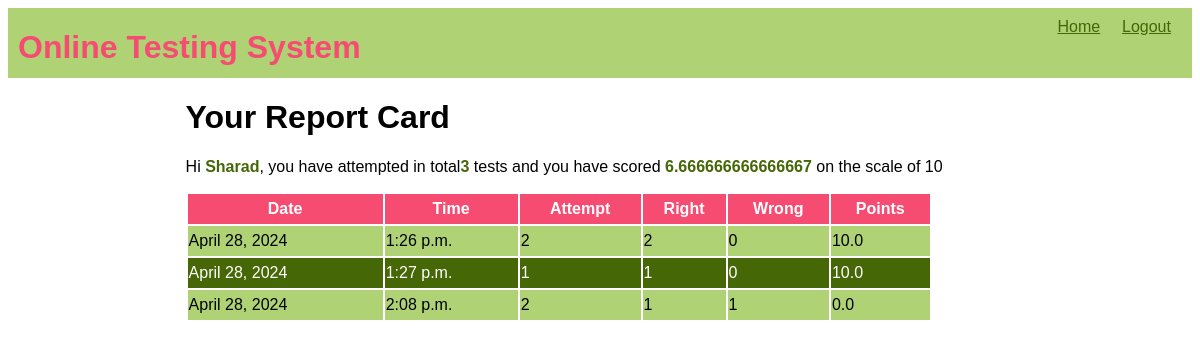
Page /test-history (signed in) on the committed database.
### OTS/models.py (models this page shows)
class Candidate(models.Model):
    username=models.CharField(primary_key=True,max_length=20,)
    password=models.CharField(null=False,max_length=20)
    name=models.CharField(null=False,max_length=30)
    test_attempted=models.IntegerField(default=0)
    points=models.FloatField(default=0.0)

class Result(models.Model):
    resultid=models.BigAutoField(primary_key=True,auto_created=True)
    username=models.ForeignKey(Candidate,on_delete=models.CASCADE)
    date=models.DateField(auto_now=True)
    time=models.TimeField(auto_now=True)
    attempt=models.IntegerField()
    right=models.IntegerField()
    wrong=models.IntegerField()
    points=models.FloatField()

### OTS/views.py (the view)
# urls.py: path('test-history',testResultHistory, name="testHistory"),
def testResultHistory(request):
    if 'name' not in request.session.keys():
        res=HttpResponseRedirect("login")
    candidate=Candidate.objects.filter(username=request.session['username'])
    results=Result.objects.filter(username_id=candidate[0].username)
    context={'candidate':candidate[0],'results':results}
    res=render(request,'candidate_history.html',context)
    return res

### OTS/templates/candidate_history.html (shortened to what this page needs)
{% extends 'main.html' %}
{% block top%}
<a href="{% url 'OTS:home' %}">Home</a>
<a href="{% url 'OTS:logout' %}">Logout</a>
{%endblock%}
{% block content %}
<h1> Your Report Card </h1>
<p>Hi <span class="special">{{candidate.name}}</span>,
     you have attempted in total<span class="special">{{candidate.test_attempted}}</span> tests and you have scored <span class="special">{{candidate.points}}</span> on the scale of 10</p>
<table>
    <tr>
        <th>Date</th>
        <th>Time</th>
        <th>Attempt</th>
        <th>Right</th>
        <th>Wrong</th>
        <th>Points</th>
    </tr>
    {% for r in results %}
    <tr>
        <td>{{r.date}}</td>
        <td>{{r.time}}</td>
        <td>{{r.attempt}}</td>
        <td>{{r.right}}</td>
        <td>{{r.wrong}}</td>
        <td>{{r.points}}</td>
    </tr>
    {% endfor %}
</table>
{%endblock%}

### OTS/static/theme.css (style rules this page uses)
* { font-family: 'Gill Sans', 'Gill Sans MT', Calibri, 'Trebuchet MS', sans-serif; }
.top div.menu a { color:#456705; display: inline-block; min-width: 50px; margin-right: 10px; }
table { width: 90%; }
table tr:nth-child(odd) { background-color: #456705; color: white; height: 30px; }
table tr:nth-child(even) { background-color: #AFD275; height:30px; }
table tr:first-child { background-color:#F64C72; }
span.special { color:#456705; font-weight: bold; }

### rows in the picture
Candidate: name "Sharad", test_attempted "3", points "6.666666666666667"
Result: date "April 28, 2024", time "1:26 p.m.", attempt "2", right "2", wrong "0", points "10.0"
Result: date "April 28, 2024", time "1:27 p.m.", attempt "1", right "1", wrong "0", points "10.0"
Result: date "April 28, 2024", time "2:08 p.m.", attempt "2", right "1", wrong "1", points "0.0"
